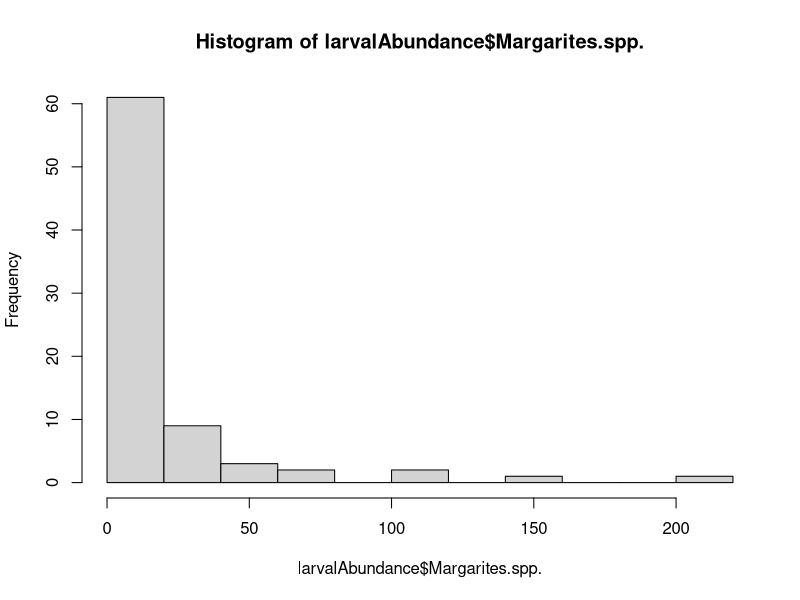

Write R code to recreate this figure.
## ---- chunk 1
1+1
## ---- chunk 2
a <- 2
b <- 1+2
## ---- chunk 3
a
b
a/b
## ---- chunk 4
f <- "This is a character string, you can tell because of the quotation marks"
## ---- chunk 5
x <- 1:3
## ---- chunk 6
x <- c(1,3,5)
y <- c(1:4,6,8)
## ---- chunk 7
mean(y)
## ---- chunk 8
x <- c(1,2,5,7,88,3,4,2,4,6,7,NA)

mean(x)

mean(x, na.rm = TRUE)
## ---- chunk 9
2==1
2==2
2!=1
## ---- chunk 10
x <- 1

x <- 2

# x <- 3
## ---- chunk 11
# make a matrix
x <- matrix(data = c(1,1,2,5,3,4), nrow = 2, ncol = 3)

x

# make an array

y <- array(data = c(1:8), dim = c(2,2,2))

y
## ---- chunk 12
# in 1D
x <- c(1,2,3,4,6,34,2,1,5,6,7)
# if we want the 7th value
x[7]
# if we want the 2nd and 7th value
x[c(2,7)]
# if we want only values greater than 10
x[x>10]
# whoa, that blew my mind! How did that work?
# well indexing works by giving the numeric index, or a logical vector the length of the vector we're working with
# so x>10 produces a logical vector the length of x
x>10

# in 2D
x <- matrix(data = c(1,1,2,5,3,4), nrow = 2, ncol = 3)
# this works similar, but you need to provide 2 numbers (or 2 vectors of numbers), for row number and for column number
x[1,3]
x[c(1,2),1]
# if you leave one dimension blank, the whole row or column will be returned
x[,1]
x[2,]

# in 3D, add another dimension!
x <- array(data = c(1:24), dim = c(2,3,4))
x[1,2,3]
x[,,3]
## ---- chunk 13
# make a data frame
x <- data.frame(nums = c(1,2,3),
                chars = c("one","two","three"),
                logis = c(TRUE, FALSE, TRUE))

# print the whole thing to the console
x

# or for a very big dataframe, you may want to use head to see the top 5 rows
head(x)

# use the str function to see it's structure
str(x)

## ---- chunk 14
# let's try having both strings and factors in the data frame
# make a data frame
x <- data.frame(nums = c(1,2,3),
                chars = c("one","two","three"),
                facts = as.factor(c("one","two","three")),
                logis = c(TRUE, FALSE, TRUE),
                stringsAsFactors = FALSE)

# print the whole thing to the console
x

# or for a very big dataframe, you may want to use head to see the top 5 rows
head(x)

# use the str function to see it's structure
str(x)

## ---- chunk 15
# make a data frame
x <- data.frame(nums = c(1,2,3),
                chars = c("one","two","three"),
                facts = as.factor(c("one","two","three")),
                logis = c(TRUE, FALSE, TRUE),
                stringsAsFactors = FALSE)

x[1,2]
x[,2]
x$chars

# and you can also treat these columns as 1D vectors
x$chars[1]

## ---- chunk 16
# you can hard code the whole file path, but try to never do that!
# your computer may not have a C drive, and your name almost certainly is not Remi, so this will not work for you

# larvalAbundance <- read.csv("C:/Users/Remi-Work/Desktop/2017-CHONe-Data/rawdata/larval abundance.csv")

# The above is unsurprisingly not reproducible! Always use relative paths!
# Relative paths are a shortened version of the above, you only need to type what comes after the project directory
# REMINDER: The project directory is where the .Rproj file is stored

larvalAbundance <- read.csv("rawdata/larval abundance.csv", stringsAsFactors = FALSE)

# writing it this way (relative path) means that your project is reproducible since you can move this whole directory to another location on your computer OR ANY OTHER COMPUTER!!!

## ---- chunk 17
str(larvalAbundance)
## ---- chunk 18
# say for example, I knew that the second observation was in fact taken at 12 m depth
larvalAbundance$depth[2]

# the value in the data frame is indeed 3 WRONG! Let,s correct it 
larvalAbundance$depth[2] <- 12
head(larvalAbundance)

# The other issue you may notice is that my months values are mostly numbers, but there's at least 1 "August" in there
# We could correct just that one we see on line 4
larvalAbundance$month[4] <- 8

# Or we could get rid of all the "August"'s in one pass
larvalAbundance$month[larvalAbundance$month=="August"] <- 8

# but that column is still a character string, let's convert it to numeric
larvalAbundance$month <- as.numeric(larvalAbundance$month)

str(larvalAbundance)

## ---- chunk 19
unique(larvalAbundance$year)

# or for time
unique(larvalAbundance$time)

# as you can see there are a few trailing white spaces, to do text substitutions, let's use gsub()
# but first let's see how this works; it matches a pattern in x and replaces it.

gsub(pattern = "ABC",replacement = "XYZ",x = "TUVWABC")

gsub(pattern = "doesn't work",replacement = "works",x = "If this sentence no longer contains the pattern, then gsub doesn't work")

# So now, let's use gsub to remove those spaces. The patter we are matching is just a space and the replacement is nothing, so that will remove white spaces

larvalAbundance$time <- gsub(pattern = " ",replacement = "",x = larvalAbundance$time)

## ---- chunk 20
min(larvalAbundance$Margarites.spp.)
max(larvalAbundance$Margarites.spp.)
hist(larvalAbundance$Margarites.spp.)

## ---- chunk 21
# let's create a new folder for intermediate data products
dir.create("data")

# Then let's save the cleaned data in that folder
write.csv(larvalAbundance, file = "data/cleandata.csv", row.names = FALSE)
## ---- chunk 22

custommean <- function(x){
    m <- sum(x)/length(x)
    return(m)
}

# so we defined custommean as a function with arguments 'x', and it does what is inside the curly brackets
# it will return m which is the mean of x.

x <- c(1,2,3,6)

# does it work?
custommean(x = x)
